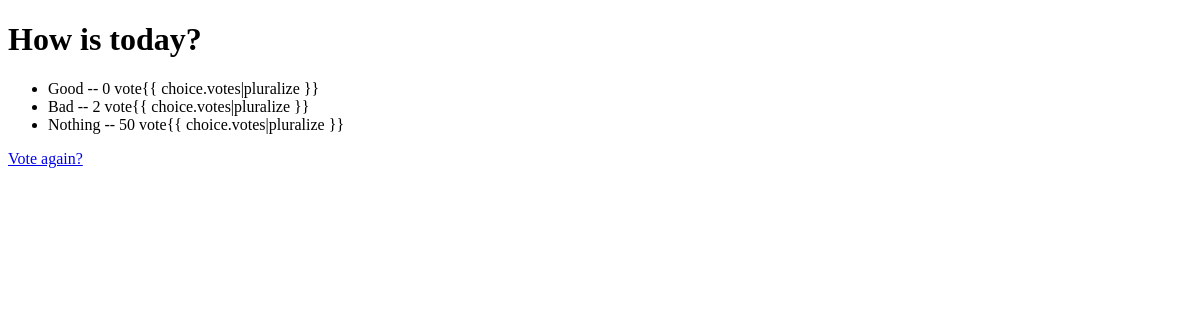
The page /polls/2/results/ on the database as committed earlier.
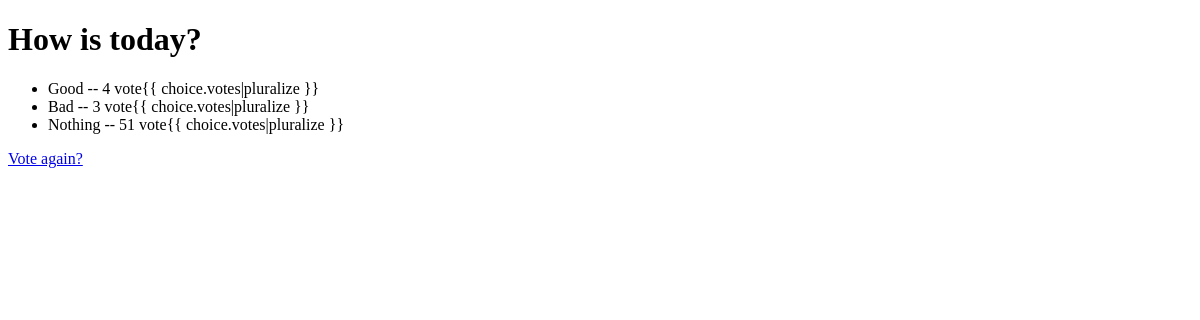
The same page on the database as committed later.
### polls/models.py (models this page shows, shortened)
class Question(models.Model):
    question_text = models.CharField(max_length=200)
    pub_date = models.DateField('date published')

class Choice(models.Model):
    question = models.ForeignKey(Question, on_delete=models.CASCADE)
    choice_text = models.CharField(max_length=200)
    votes = models.IntegerField(default=0)

### polls/views.py (the view)
class ResultsView(generic.DetailView):
    model = Question
    template_name = "polls/results.html"

### polls/templates/polls/results.html (shortened to what this page needs)
<!DOCTYPE html>
<html lang="en">
  <head>
  </head>
  <body>
    <h1>{{ question.question_text }}</h1>
    <ul>
      {% for choice in question.choice_set.all %}
      <li>
        {{ choice.choice_text }} -- {{ choice.votes }} vote{{
        choice.votes|pluralize }}
      </li>
      {% endfor %}
    </ul>
    <a href="{% url 'polls:detail' question.id %}">Vote again?</a>
  </body>
</html>

Rows that differ between the two databases and show on the page:
changed Choice "Good": votes "0" → "4"
changed Choice "Bad": votes "2" → "3"
changed Choice "Nothing": votes "50" → "51"
